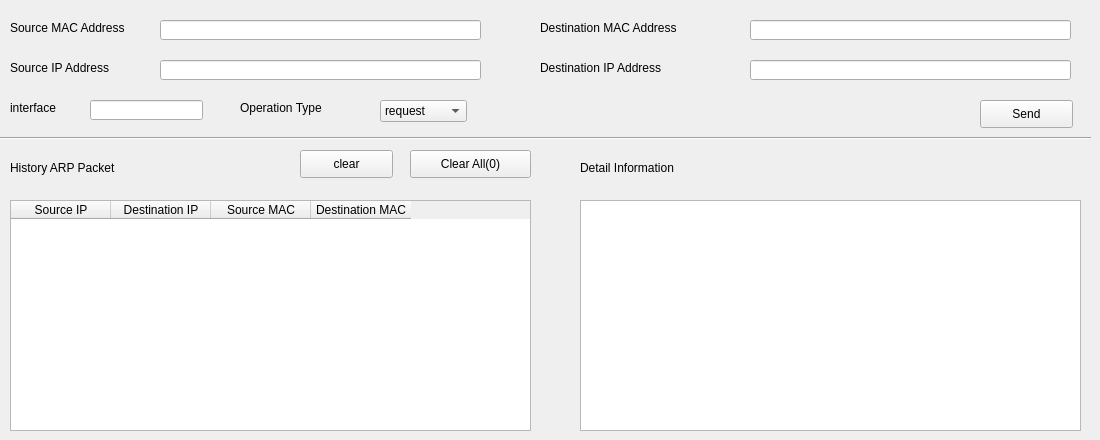
    <widget class="QWidget" name="arp">
     <attribute name="title">
      <string>arp</string>
     </attribute>
     <widget class="QLabel" name="label_43">
      <property name="geometry">
       <rect>
        <x>240</x>
        <y>100</y>
        <width>121</width>
        <height>16</height>
       </rect>
      </property>
      <property name="text">
       <string>Operation Type</string>
      </property>
     </widget>
     <widget class="QLabel" name="label_44">
      <property name="geometry">
       <rect>
        <x>10</x>
        <y>20</y>
        <width>151</width>
        <height>16</height>
       </rect>
      </property>
      <property name="text">
       <string>Source MAC Address</string>
      </property>
     </widget>
     <widget class="QLabel" name="label_45">
      <property name="geometry">
       <rect>
        <x>540</x>
        <y>20</y>
        <width>201</width>
        <height>16</height>
       </rect>
      </property>
      <property name="text">
       <string>Destination MAC Address</string>
      </property>
     </widget>
     <widget class="QLabel" name="label_46">
      <property name="geometry">
       <rect>
        <x>10</x>
        <y>60</y>
        <width>151</width>
        <height>16</height>
       </rect>
      </property>
      <property name="text">
       <string>Source IP Address</string>
      </property>
     </widget>
     <widget class="QLabel" name="label_47">
      <property name="geometry">
       <rect>
        <x>540</x>
        <y>60</y>
        <width>181</width>
        <height>16</height>
       </rect>
      </property>
      <property name="text">
       <string>Destination IP Address</string>
      </property>
     </widget>
     <widget class="QPushButton" name="arp_send">
      <property name="geometry">
       <rect>
        <x>980</x>
        <y>100</y>
        <width>93</width>
        <height>28</height>
       </rect>
      </property>
      <property name="text">
       <string>Send</string>
      </property>
     </widget>
     <widget class="QComboBox" name="arp_operation_type">
      <property name="geometry">
       <rect>
        <x>380</x>
        <y>100</y>
        <width>87</width>
        <height>22</height>
       </rect>
      </property>
      <item>
       <property name="text">
        <string>request</string>
       </property>
      </item>
      <item>
       <property name="text">
        <string>reply</string>
       </property>
      </item>
     </widget>
     <widget class="QLineEdit" name="arp_source_mac">
      <property name="geometry">
       <rect>
        <x>160</x>
        <y>20</y>
        <width>321</width>
        <height>20</height>
       </rect>
      </property>
     </widget>
     <widget class="QLineEdit" name="arp_destination_mac">
      <property name="geometry">
       <rect>
        <x>750</x>
        <y>20</y>
        <width>321</width>
        <height>20</height>
       </rect>
      </property>
     </widget>
     <widget class="QLineEdit" name="arp_source_ip">
      <property name="geometry">
       <rect>
        <x>160</x>
        <y>60</y>
        <width>321</width>
        <height>20</height>
       </rect>
      </property>
     </widget>
     <widget class="QLineEdit" name="arp_destination_ip">
      <property name="geometry">
       <rect>
        <x>750</x>
        <y>60</y>
        <width>321</width>
        <height>20</height>
       </rect>
      </property>
     </widget>
     <widget class="QLabel" name="label_4">
      <property name="geometry">
       <rect>
        <x>10</x>
        <y>100</y>
        <width>81</width>
        <height>16</height>
       </rect>
      </property>
      <property name="text">
       <string>interface</string>
      </property>
     </widget>
     <widget class="QLineEdit" name="arp_interface">
      <property name="geometry">
       <rect>
        <x>90</x>
        <y>100</y>
        <width>113</width>
        <height>20</height>
       </rect>
      </property>
     </widget>
     <widget class="QTableWidget" name="arp_log">
      <property name="geometry">
       <rect>
        <x>10</x>
        <y>200</y>
        <width>521</width>
        <height>231</height>
       </rect>
      </property>
      <column>
       <property name="text">
        <string>Source IP</string>
       </property>
      </column>
      <column>
       <property name="text">
        <string>Destination IP</string>
       </property>
      </column>
      <column>
       <property name="text">
        <string>Source MAC</string>
       </property>
      </column>
      <column>
       <property name="text">
        <string>Destination MAC</string>
       </property>
      </column>
     </widget>
     <widget class="QLabel" name="label_36">
      <property name="geometry">
       <rect>
        <x>10</x>
        <y>160</y>
        <width>161</width>
        <height>16</height>
       </rect>
      </property>
      <property name="text">
       <string>History ARP Packet</string>
      </property>
     </widget>
     <widget class="QListView" name="arp_detail_list">
      <property name="geometry">
       <rect>
        <x>580</x>
        <y>200</y>
        <width>501</width>
        <height>231</height>
       </rect>
      </property>
     </widget>
     <widget class="QLabel" name="label_42">
      <property name="geometry">
       <rect>
        <x>580</x>
        <y>160</y>
        <width>171</width>
        <height>16</height>
       </rect>
      </property>
      <property name="text">
       <string>Detail Information</string>
      </property>
     </widget>
     <widget class="QPushButton" name="clear_arp_log">
      <property name="geometry">
       <rect>
        <x>300</x>
        <y>150</y>
        <width>93</width>
        <height>28</height>
       </rect>
      </property>
      <property name="text">
       <string>clear</string>
      </property>
     </widget>
     <widget class="QPushButton" name="clear_all_arp_log">
      <property name="geometry">
       <rect>
        <x>410</x>
        <y>150</y>
        <width>121</width>
        <height>28</height>
       </rect>
      </property>
      <property name="text">
       <string>Clear All(0)</string>
      </property>
     </widget>
     <widget class="Line" name="line_2">
      <property name="geometry">
       <rect>
        <x>0</x>
        <y>130</y>
        <width>1091</width>
        <height>16</height>
       </rect>
      </property>
      <property name="orientation">
       <enum>Qt::Horizontal</enum>
      </property>
     </widget>
    </widget>
